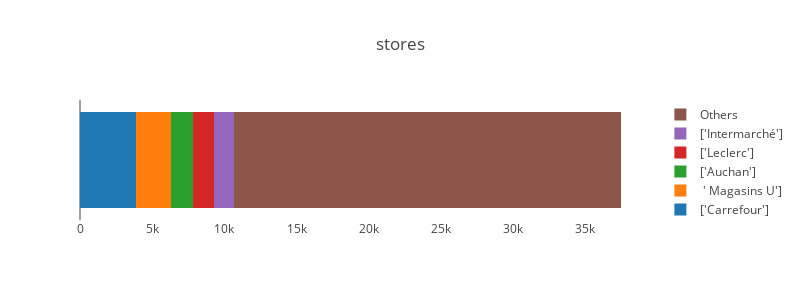

Notebook code cell kept with this figure:
### Markdown cell above
##### Where are those products sold?

### Code cell
visualize.plot_column_composition(nutrition_fr, 'stores')

### Figure 1 — Plotly figure (JSON) as saved in the notebook; plotly's stock layout.template omitted (floating-point values rounded to 4 significant figures)
{"data": [{"name": "['Carrefour']", "orientation": "h", "type": "bar", "uid": "b7c37411-05ef-4605-82fc-becfe428d756", "x": [3880], "y": [0]}, {"name": " ' Magasins U']", "orientation": "h", "type": "bar", "uid": "60500054-4d37-4865-bde5-3574e6c329d8", "x": [2389], "y": [0]}, {"name": "['Auchan']", "orientation": "h", "type": "bar", "uid": "469a0133-164b-4337-b6f4-7c6db2166e43", "x": [1545], "y": [0]}, {"name": "['Leclerc']", "orientation": "h", "type": "bar", "uid": "0b7ac5dc-d39d-45fe-bcc9-a57151a6778e", "x": [1482], "y": [0]}, {"name": "['Intermarché']", "orientation": "h", "type": "bar", "uid": "b11fe8b6-5393-44fe-8c55-23d8451fbd52", "x": [1342], "y": [0]}, {"name": "Others", "orientation": "h", "type": "bar", "uid": "d58d0064-b957-4d6b-8900-c5c1a5d0019c", "x": [26791], "y": [0]}], "layout": {"barmode": "stack", "height": 300, "showlegend": true, "title": "stores", "width": 800, "xaxis": {"showgrid": false, "showticklabels": true}, "yaxis": {"showgrid": false, "showline": false, "showticklabels": false, "zeroline": false}}}
